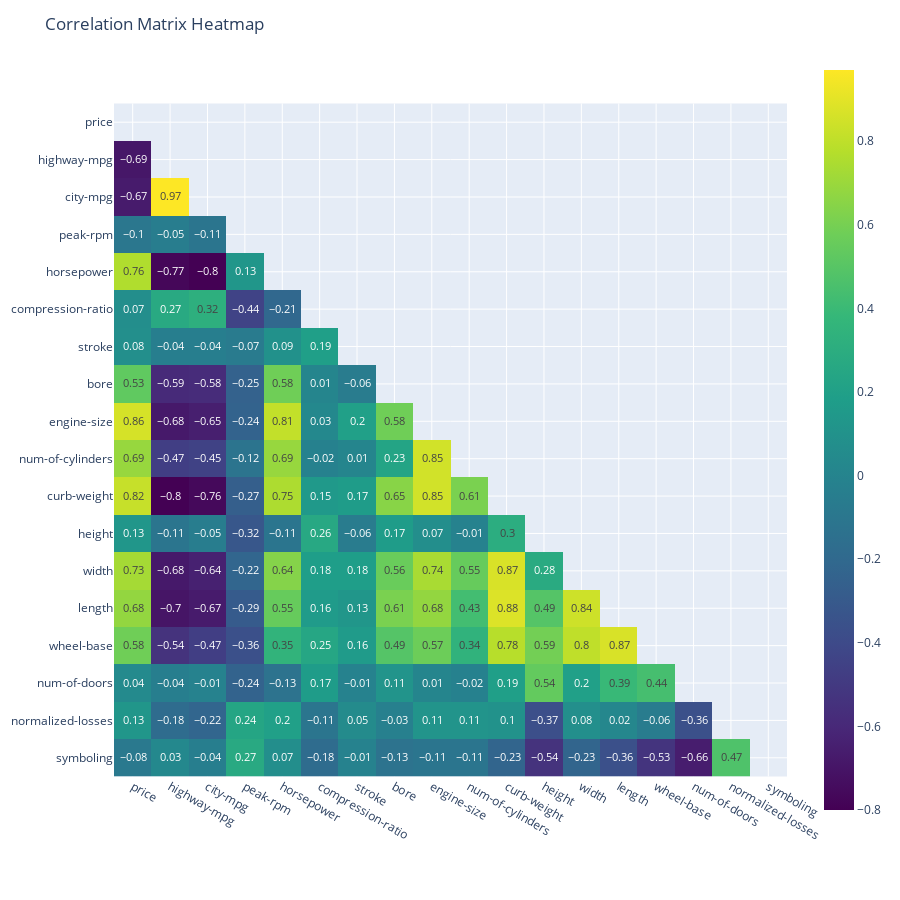

Here is the notebook cell this chart was saved with:
### Markdown cell above
# Data Exploration and Analysis

### Code cell
# Assuming 'df' is already defined
# Step 1: Calculate the correlation matrix
df_corr = df.corr().round(2)

# Step 2: Create a mask for the upper triangle
mask = np.zeros_like(df_corr, dtype=bool)
mask[np.triu_indices_from(mask)] = True

# Step 3: Apply the mask and set the upper triangle to NaN
df_corr_masked = df_corr.mask(mask)

# Step 4: Heatmap Visualization
fig = px.imshow(df_corr_masked, text_auto=True, color_continuous_scale='viridis')
fig.update_layout(height=900, width=900, title='Correlation Matrix Heatmap')
fig.show()

### Figure 1 — Plotly figure (JSON) as saved in the notebook; plotly's stock layout.template omitted (floating-point values rounded to 4 significant figures; data arrays with more than 128 entries replaced by an {"elided": "..."} marker saying what was removed)
{"data": [{"coloraxis": "coloraxis", "hovertemplate": "x: %{x}<br>y: %{y}<br>color: %{z}<extra></extra>", "name": "0", "texttemplate": "%{z}", "type": "heatmap", "x": ["price", "highway-mpg", "city-mpg", "peak-rpm", "horsepower", "compression-ratio", "stroke", "bore", "engine-size", "num-of-cylinders", "curb-weight", "height", "width", "length", "wheel-base", "num-of-doors", "normalized-losses", "symboling"], "xaxis": "x", "y": ["price", "highway-mpg", "city-mpg", "peak-rpm", "horsepower", "compression-ratio", "stroke", "bore", "engine-size", "num-of-cylinders", "curb-weight", "height", "width", "length", "wheel-base", "num-of-doors", "normalized-losses", "symboling"], "yaxis": "y", "z": {"elided": "18x18 float values"}}], "layout": {"coloraxis": {"colorscale": [[0, "#440154"], [0.1111, "#482878"], [0.2222, "#3e4989"], [0.3333, "#31688e"], [0.4444, "#26828e"], [0.5556, "#1f9e89"], [0.6667, "#35b779"], [0.7778, "#6ece58"], [0.8889, "#b5de2b"], [1, "#fde725"]]}, "height": 900, "margin": {"t": 60}, "title": {"text": "Correlation Matrix Heatmap"}, "width": 900, "xaxis": {"anchor": "y", "autorange": true, "constrain": "domain", "domain": [0, 1], "range": [-0.5, 17.5], "scaleanchor": "y", "type": "category"}, "yaxis": {"anchor": "x", "autorange": true, "constrain": "domain", "domain": [0.05724, 0.9428], "range": [17.5, -0.5], "type": "category"}}}
